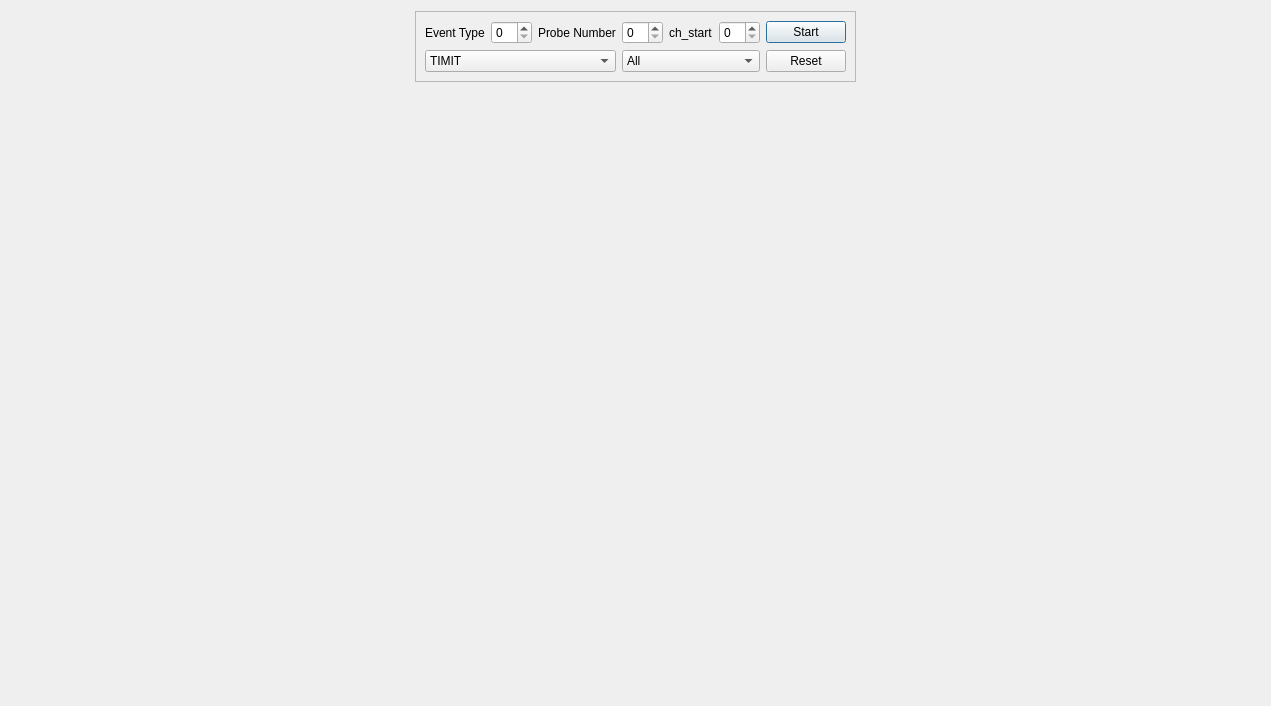
<?xml version="1.0" encoding="UTF-8"?>
<ui version="4.0">
 <class>RasterWindow</class>
 <widget class="QDialog" name="RasterWindow">
  <property name="geometry">
   <rect>
    <x>0</x>
    <y>0</y>
    <width>1271</width>
    <height>706</height>
   </rect>
  </property>
  <property name="windowTitle">
   <string>Dialog</string>
  </property>
  <layout class="QGridLayout" name="gridLayout_2">
   <item row="2" column="0">
    <widget class="QFrame" name="plot_frame">
     <property name="sizePolicy">
      <sizepolicy hsizetype="Expanding" vsizetype="Expanding">
       <horstretch>0</horstretch>
       <verstretch>0</verstretch>
      </sizepolicy>
     </property>
     <layout class="QGridLayout" name="gridLayout_3">
      <item row="3" column="7">
       <widget class="QCustomPlot" name="widget_7" native="true">
        <property name="sizePolicy">
         <sizepolicy hsizetype="Expanding" vsizetype="Expanding">
          <horstretch>0</horstretch>
          <verstretch>0</verstretch>
         </sizepolicy>
        </property>
       </widget>
      </item>
      <item row="3" column="2">
       <widget class="QCustomPlot" name="widget_17" native="true">
        <property name="sizePolicy">
         <sizepolicy hsizetype="Expanding" vsizetype="Expanding">
          <horstretch>0</horstretch>
          <verstretch>0</verstretch>
         </sizepolicy>
        </property>
       </widget>
      </item>
      <item row="3" column="6">
       <widget class="QCustomPlot" name="widget_5" native="true">
        <property name="sizePolicy">
         <sizepolicy hsizetype="Expanding" vsizetype="Expanding">
          <horstretch>0</horstretch>
          <verstretch>0</verstretch>
         </sizepolicy>
        </property>
       </widget>
      </item>
      <item row="3" column="5">
       <widget class="QCustomPlot" name="widget_11" native="true">
        <property name="sizePolicy">
         <sizepolicy hsizetype="Expanding" vsizetype="Expanding">
          <horstretch>0</horstretch>
          <verstretch>0</verstretch>
         </sizepolicy>
        </property>
       </widget>
      </item>
      <item row="3" column="1">
       <widget class="QCustomPlot" name="widget_20" native="true">
        <property name="sizePolicy">
         <sizepolicy hsizetype="Expanding" vsizetype="Expanding">
          <horstretch>0</horstretch>
          <verstretch>0</verstretch>
         </sizepolicy>
        </property>
       </widget>
      </item>
      <item row="1" column="6">
       <widget class="QCustomPlot" name="widget_2" native="true">
        <property name="sizePolicy">
         <sizepolicy hsizetype="Expanding" vsizetype="Expanding">
          <horstretch>0</horstretch>
          <verstretch>0</verstretch>
         </sizepolicy>
        </property>
       </widget>
      </item>
      <item row="1" column="2">
       <widget class="QCustomPlot" name="widget_19" native="true">
        <property name="sizePolicy">
         <sizepolicy hsizetype="Expanding" vsizetype="Expanding">
          <horstretch>0</horstretch>
          <verstretch>0</verstretch>
         </sizepolicy>
        </property>
       </widget>
      </item>
      <item row="3" column="3">
       <widget class="QCustomPlot" name="widget_16" native="true">
        <property name="sizePolicy">
         <sizepolicy hsizetype="Expanding" vsizetype="Expanding">
          <horstretch>0</horstretch>
          <verstretch>0</verstretch>
         </sizepolicy>
        </property>
       </widget>
      </item>
      <item row="2" column="3">
       <widget class="QCustomPlot" name="widget_15" native="true">
        <property name="sizePolicy">
         <sizepolicy hsizetype="Expanding" vsizetype="Expanding">
          <horstretch>0</horstretch>
          <verstretch>0</verstretch>
         </sizepolicy>
        </property>
       </widget>
      </item>
      <item row="3" column="8">
       <widget class="QCustomPlot" name="widget_10" native="true">
        <property name="sizePolicy">
         <sizepolicy hsizetype="Expanding" vsizetype="Expanding">
          <horstretch>0</horstretch>
          <verstretch>0</verstretch>
         </sizepolicy>
        </property>
       </widget>
      </item>
      <item row="2" column="5">
       <widget class="QCustomPlot" name="widget_12" native="true">
        <property name="sizePolicy">
         <sizepolicy hsizetype="Expanding" vsizetype="Expanding">
          <horstretch>0</horstretch>
          <verstretch>0</verstretch>
         </sizepolicy>
        </property>
       </widget>
      </item>
      <item row="2" column="7">
       <widget class="QCustomPlot" name="widget_6" native="true">
        <property name="sizePolicy">
         <sizepolicy hsizetype="Expanding" vsizetype="Expanding">
          <horstretch>0</horstretch>
          <verstretch>0</verstretch>
         </sizepolicy>
        </property>
       </widget>
      </item>
      <item row="1" column="5">
       <widget class="QCustomPlot" name="widget_13" native="true">
        <property name="sizePolicy">
         <sizepolicy hsizetype="Expanding" vsizetype="Expanding">
          <horstretch>0</horstretch>
          <verstretch>0</verstretch>
         </sizepolicy>
        </property>
       </widget>
      </item>
      <item row="1" column="1">
       <widget class="QCustomPlot" name="widget_22" native="true">
        <property name="sizePolicy">
         <sizepolicy hsizetype="Expanding" vsizetype="Expanding">
          <horstretch>0</horstretch>
          <verstretch>0</verstretch>
         </sizepolicy>
        </property>
       </widget>
      </item>
      <item row="2" column="0">
       <widget class="QCustomPlot" name="widget_23" native="true">
        <property name="sizePolicy">
         <sizepolicy hsizetype="Expanding" vsizetype="Expanding">
          <horstretch>0</horstretch>
          <verstretch>0</verstretch>
         </sizepolicy>
        </property>
       </widget>
      </item>
      <item row="1" column="0">
       <widget class="QCustomPlot" name="widget" native="true">
        <property name="sizePolicy">
         <sizepolicy hsizetype="Expanding" vsizetype="Expanding">
          <horstretch>0</horstretch>
          <verstretch>0</verstretch>
         </sizepolicy>
        </property>
       </widget>
      </item>
      <item row="1" column="8">
       <widget class="QCustomPlot" name="widget_8" native="true">
        <property name="sizePolicy">
         <sizepolicy hsizetype="Expanding" vsizetype="Expanding">
          <horstretch>0</horstretch>
          <verstretch>0</verstretch>
         </sizepolicy>
        </property>
       </widget>
      </item>
      <item row="2" column="8">
       <widget class="QCustomPlot" name="widget_9" native="true">
        <property name="sizePolicy">
         <sizepolicy hsizetype="Expanding" vsizetype="Expanding">
          <horstretch>0</horstretch>
          <verstretch>0</verstretch>
         </sizepolicy>
        </property>
       </widget>
      </item>
      <item row="3" column="0">
       <widget class="QCustomPlot" name="widget_24" native="true">
        <property name="sizePolicy">
         <sizepolicy hsizetype="Expanding" vsizetype="Expanding">
          <horstretch>0</horstretch>
          <verstretch>0</verstretch>
         </sizepolicy>
        </property>
       </widget>
      </item>
      <item row="2" column="1">
       <widget class="QCustomPlot" name="widget_21" native="true">
        <property name="sizePolicy">
         <sizepolicy hsizetype="Expanding" vsizetype="Expanding">
          <horstretch>0</horstretch>
          <verstretch>0</verstretch>
         </sizepolicy>
        </property>
       </widget>
      </item>
      <item row="1" column="3">
       <widget class="QCustomPlot" name="widget_14" native="true">
        <property name="sizePolicy">
         <sizepolicy hsizetype="Expanding" vsizetype="Expanding">
          <horstretch>0</horstretch>
          <verstretch>0</verstretch>
         </sizepolicy>
        </property>
       </widget>
      </item>
      <item row="2" column="6">
       <widget class="QCustomPlot" name="widget_4" native="true">
        <property name="sizePolicy">
         <sizepolicy hsizetype="Expanding" vsizetype="Expanding">
          <horstretch>0</horstretch>
          <verstretch>0</verstretch>
         </sizepolicy>
        </property>
       </widget>
      </item>
      <item row="1" column="7">
       <widget class="QCustomPlot" name="widget_3" native="true">
        <property name="sizePolicy">
         <sizepolicy hsizetype="Expanding" vsizetype="Expanding">
          <horstretch>0</horstretch>
          <verstretch>0</verstretch>
         </sizepolicy>
        </property>
       </widget>
      </item>
      <item row="2" column="2">
       <widget class="QCustomPlot" name="widget_18" native="true">
        <property name="sizePolicy">
         <sizepolicy hsizetype="Expanding" vsizetype="Expanding">
          <horstretch>0</horstretch>
          <verstretch>0</verstretch>
         </sizepolicy>
        </property>
       </widget>
      </item>
      <item row="4" column="0">
       <widget class="QCustomPlot" name="widget_25" native="true">
        <property name="sizePolicy">
         <sizepolicy hsizetype="Expanding" vsizetype="Expanding">
          <horstretch>0</horstretch>
          <verstretch>0</verstretch>
         </sizepolicy>
        </property>
       </widget>
      </item>
      <item row="4" column="1">
       <widget class="QCustomPlot" name="widget_26" native="true">
        <property name="sizePolicy">
         <sizepolicy hsizetype="Expanding" vsizetype="Expanding">
          <horstretch>0</horstretch>
          <verstretch>0</verstretch>
         </sizepolicy>
        </property>
       </widget>
      </item>
      <item row="4" column="2">
       <widget class="QCustomPlot" name="widget_27" native="true">
        <property name="sizePolicy">
         <sizepolicy hsizetype="Expanding" vsizetype="Expanding">
          <horstretch>0</horstretch>
          <verstretch>0</verstretch>
         </sizepolicy>
        </property>
       </widget>
      </item>
      <item row="4" column="3">
       <widget class="QCustomPlot" name="widget_28" native="true">
        <property name="sizePolicy">
         <sizepolicy hsizetype="Expanding" vsizetype="Expanding">
          <horstretch>0</horstretch>
          <verstretch>0</verstretch>
         </sizepolicy>
        </property>
       </widget>
      </item>
      <item row="4" column="5">
       <widget class="QCustomPlot" name="widget_29" native="true">
        <property name="sizePolicy">
         <sizepolicy hsizetype="Expanding" vsizetype="Expanding">
          <horstretch>0</horstretch>
          <verstretch>0</verstretch>
         </sizepolicy>
        </property>
       </widget>
      </item>
      <item row="4" column="6">
       <widget class="QCustomPlot" name="widget_30" native="true">
        <property name="sizePolicy">
         <sizepolicy hsizetype="Expanding" vsizetype="Expanding">
          <horstretch>0</horstretch>
          <verstretch>0</verstretch>
         </sizepolicy>
        </property>
       </widget>
      </item>
      <item row="4" column="7">
       <widget class="QCustomPlot" name="widget_31" native="true">
        <property name="sizePolicy">
         <sizepolicy hsizetype="Expanding" vsizetype="Expanding">
          <horstretch>0</horstretch>
          <verstretch>0</verstretch>
         </sizepolicy>
        </property>
       </widget>
      </item>
      <item row="4" column="8">
       <widget class="QCustomPlot" name="widget_32" native="true">
        <property name="sizePolicy">
         <sizepolicy hsizetype="Expanding" vsizetype="Expanding">
          <horstretch>0</horstretch>
          <verstretch>0</verstretch>
         </sizepolicy>
        </property>
       </widget>
      </item>
     </layout>
    </widget>
   </item>
   <item row="0" column="0" alignment="Qt::AlignHCenter">
    <widget class="QFrame" name="frame">
     <property name="sizePolicy">
      <sizepolicy hsizetype="Fixed" vsizetype="Fixed">
       <horstretch>0</horstretch>
       <verstretch>0</verstretch>
      </sizepolicy>
     </property>
     <property name="frameShape">
      <enum>QFrame::StyledPanel</enum>
     </property>
     <property name="frameShadow">
      <enum>QFrame::Raised</enum>
     </property>
     <layout class="QGridLayout" name="gridLayout">
      <item row="2" column="5">
       <widget class="QLabel" name="label_2">
        <property name="text">
         <string>ch_start</string>
        </property>
       </widget>
      </item>
      <item row="2" column="4">
       <widget class="QSpinBox" name="probe_ind_spinBox">
        <property name="sizePolicy">
         <sizepolicy hsizetype="Fixed" vsizetype="Fixed">
          <horstretch>0</horstretch>
          <verstretch>0</verstretch>
         </sizepolicy>
        </property>
       </widget>
      </item>
      <item row="2" column="9">
       <widget class="QPushButton" name="startStop_button">
        <property name="text">
         <string>Start</string>
        </property>
       </widget>
      </item>
      <item row="2" column="1">
       <widget class="QLabel" name="label_3">
        <property name="text">
         <string>Event Type</string>
        </property>
       </widget>
      </item>
      <item row="2" column="3">
       <widget class="QLabel" name="label">
        <property name="text">
         <string>Probe Number</string>
        </property>
       </widget>
      </item>
      <item row="2" column="6">
       <widget class="QSpinBox" name="ch_range_spinbox">
        <property name="sizePolicy">
         <sizepolicy hsizetype="Fixed" vsizetype="Fixed">
          <horstretch>0</horstretch>
          <verstretch>0</verstretch>
         </sizepolicy>
        </property>
       </widget>
      </item>
      <item row="6" column="9">
       <widget class="QPushButton" name="resetData_button">
        <property name="text">
         <string>Reset</string>
        </property>
       </widget>
      </item>
      <item row="2" column="2">
       <widget class="QSpinBox" name="event_type_spinBox">
        <property name="sizePolicy">
         <sizepolicy hsizetype="Fixed" vsizetype="Fixed">
          <horstretch>0</horstretch>
          <verstretch>0</verstretch>
         </sizepolicy>
        </property>
       </widget>
      </item>
      <item row="6" column="1" colspan="3">
       <widget class="QComboBox" name="event_family_comboBox">
        <property name="sizePolicy">
         <sizepolicy hsizetype="Expanding" vsizetype="Fixed">
          <horstretch>0</horstretch>
          <verstretch>0</verstretch>
         </sizepolicy>
        </property>
        <item>
         <property name="text">
          <string>TIMIT</string>
         </property>
        </item>
       </widget>
      </item>
      <item row="6" column="4" colspan="3">
       <widget class="QComboBox" name="event_type_comboBox">
        <property name="sizePolicy">
         <sizepolicy hsizetype="Expanding" vsizetype="Fixed">
          <horstretch>0</horstretch>
          <verstretch>0</verstretch>
         </sizepolicy>
        </property>
        <item>
         <property name="text">
          <string>All</string>
         </property>
        </item>
       </widget>
      </item>
     </layout>
    </widget>
   </item>
  </layout>
 </widget>
 <customwidgets>
  <customwidget>
   <class>QCustomPlot</class>
   <extends>QWidget</extends>
   <header>qcustomplot.h</header>
   <container>1</container>
  </customwidget>
 </customwidgets>
 <resources/>
 <connections/>
</ui>
